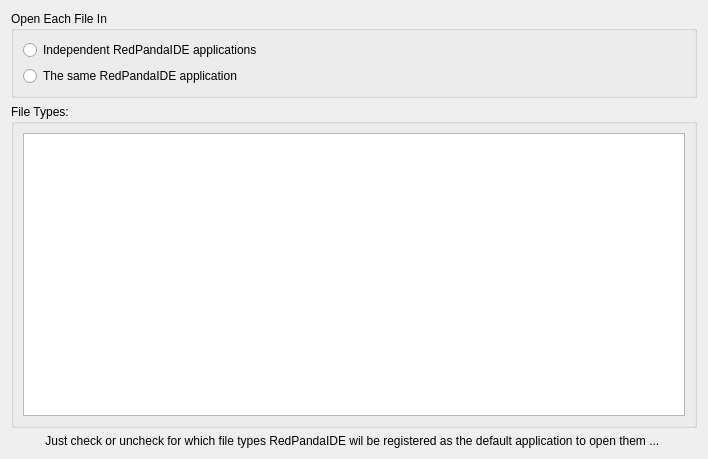
<?xml version="1.0" encoding="UTF-8"?>
<ui version="4.0">
 <class>EnvironmentFileAssociationWidget</class>
 <widget class="QWidget" name="EnvironmentFileAssociationWidget">
  <property name="geometry">
   <rect>
    <x>0</x>
    <y>0</y>
    <width>708</width>
    <height>459</height>
   </rect>
  </property>
  <property name="windowTitle">
   <string>Form</string>
  </property>
  <layout class="QVBoxLayout" name="verticalLayout">
   <item>
    <widget class="QGroupBox" name="groupBox_2">
     <property name="title">
      <string>Open Each File In</string>
     </property>
     <layout class="QVBoxLayout" name="verticalLayout_2">
      <item>
       <widget class="QRadioButton" name="rbOpenInMultiApplication">
        <property name="text">
         <string>Independent RedPandaIDE applications</string>
        </property>
       </widget>
      </item>
      <item>
       <widget class="QRadioButton" name="rbOpenInSingleApplication">
        <property name="text">
         <string>The same RedPandaIDE application</string>
        </property>
       </widget>
      </item>
     </layout>
    </widget>
   </item>
   <item>
    <widget class="QGroupBox" name="groupBox">
     <property name="title">
      <string>File Types:</string>
     </property>
     <layout class="QHBoxLayout" name="horizontalLayout">
      <item>
       <widget class="QListView" name="lstFileTypes">
        <property name="alternatingRowColors">
         <bool>true</bool>
        </property>
       </widget>
      </item>
     </layout>
    </widget>
   </item>
   <item>
    <widget class="QLabel" name="label">
     <property name="text">
      <string>Just check or uncheck for which file types RedPandaIDE wil be registered as the default application to open them ... </string>
     </property>
     <property name="alignment">
      <set>Qt::AlignCenter</set>
     </property>
     <property name="wordWrap">
      <bool>true</bool>
     </property>
    </widget>
   </item>
  </layout>
 </widget>
 <resources/>
 <connections/>
</ui>
